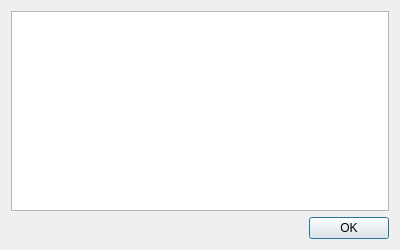
<?xml version="1.0" encoding="UTF-8"?>
<ui version="4.0">
 <class>SensorList</class>
 <widget class="QDialog" name="SensorList">
  <property name="windowModality">
   <enum>Qt::ApplicationModal</enum>
  </property>
  <property name="geometry">
   <rect>
    <x>0</x>
    <y>0</y>
    <width>400</width>
    <height>250</height>
   </rect>
  </property>
  <property name="windowTitle">
   <string>Sensor list</string>
  </property>
  <property name="modal">
   <bool>true</bool>
  </property>
  <layout class="QGridLayout" name="gridLayout">
   <item row="1" column="1">
    <widget class="QPushButton" name="okButton">
     <property name="text">
      <string>OK</string>
     </property>
    </widget>
   </item>
   <item row="1" column="0">
    <spacer name="horizontalSpacer">
     <property name="orientation">
      <enum>Qt::Horizontal</enum>
     </property>
     <property name="sizeHint" stdset="0">
      <size>
       <width>40</width>
       <height>20</height>
      </size>
     </property>
    </spacer>
   </item>
   <item row="0" column="0" colspan="2">
    <widget class="QListWidget" name="sensorList">
     <property name="focusPolicy">
      <enum>Qt::NoFocus</enum>
     </property>
    </widget>
   </item>
  </layout>
 </widget>
 <resources/>
 <connections/>
</ui>
